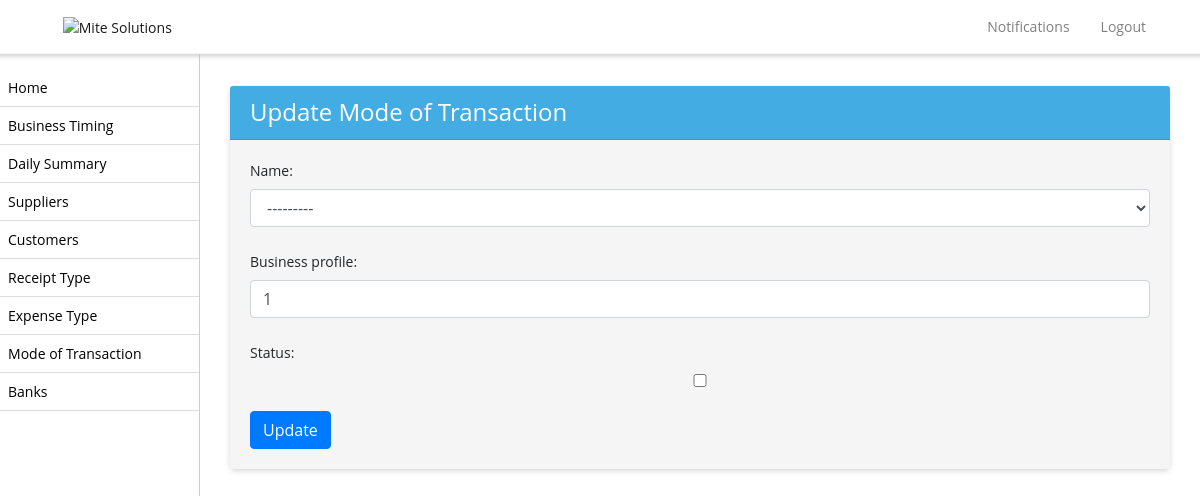
The page /mode-transaction/3/edit/ on the database as committed earlier.
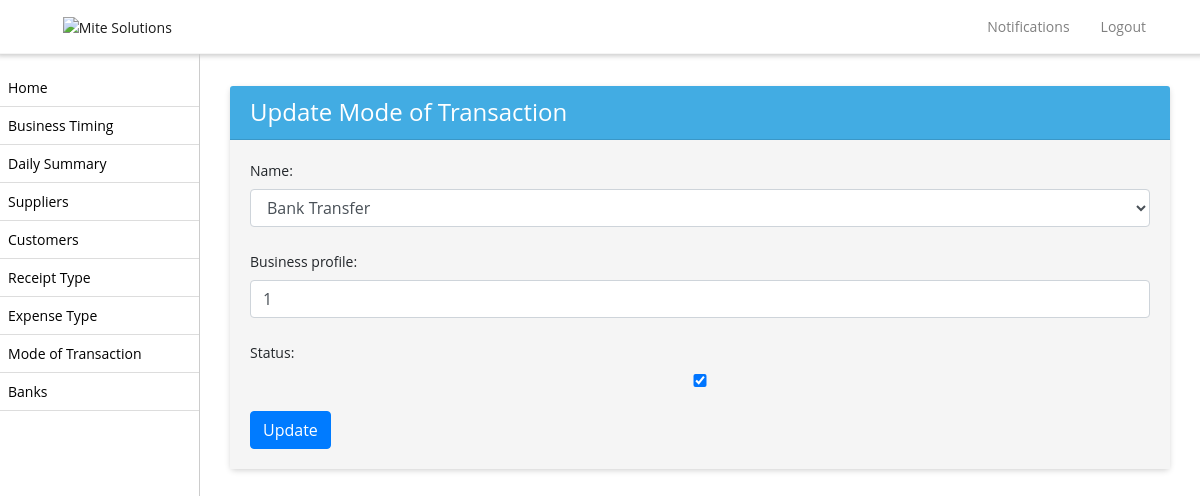
The same page on the database as committed later.
### biztrackapp/models.py (models this page shows, shortened)
class TransactionMode(models.Model):
    CHOICES = [
        ('card', 'Card'),
        ('cash', 'Cash'),
        ('bank transfer', 'Bank Transfer'),
        ('cheque', 'Cheque'),
        ('credit', 'Credit'),
    ]
    name = models.CharField(max_length=255,choices=CHOICES)
    business_profile = models.CharField(max_length=255, null=True)
    status = models.BooleanField(default=False)
    created_on = models.DateTimeField(auto_now_add=True, null=True)

### biztrackapp/views.py (the view)
# urls.py: path('mode-transaction/<int:pk>/edit/', ModeofTransactionUpdateView.as_view(), name='edit_mode_of_transaction'),
class ModeofTransactionUpdateView(UpdateView):
    model = TransactionMode
    form_class = ModeofTransactionForm
    template_name = 'update_mode_of_transaction.html'
    success_url = reverse_lazy('mode_of_transaction_list')

### biztrackapp/forms.py
class ModeofTransactionForm(forms.ModelForm):
    class Meta:
        model = TransactionMode
        fields = '__all__'

### biztrackapp/templates/update_mode_of_transaction.html (shortened to what this page needs)
{% extends 'base.html' %}
{% block content %}
<div class="container">
  <div class="card">
    <div class="card-header">
      <h4 class="mb-0">Update Mode of Transaction</h4>
    </div>
    <div class="card-body">
  <form method="post">
    {{ form.as_p }}
    <button type="submit" class="btn btn-primary">Update</button>
  </form>
</div>
</div>
</div>
{% endblock %}

Rows that differ between the two databases and show on the page:
changed TransactionMode: name "---------" → "Bank Transfer"; status "☐" → "☑"
